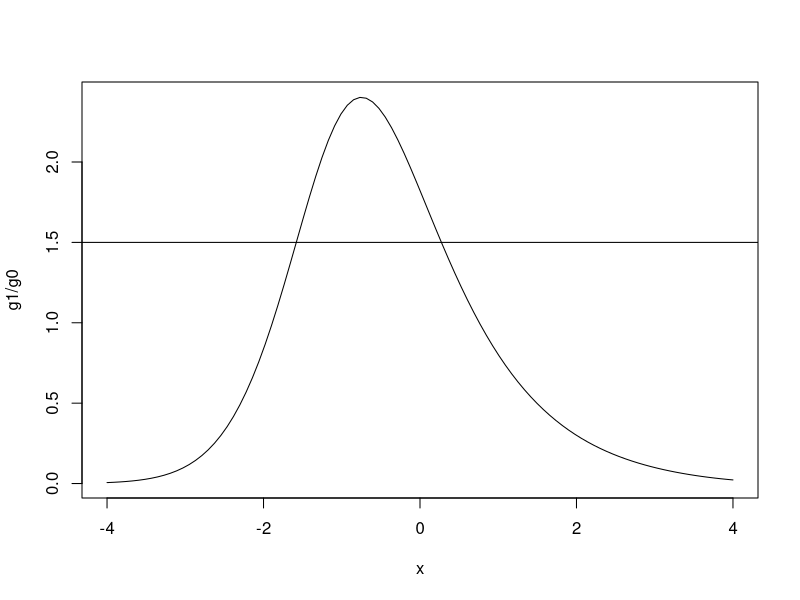
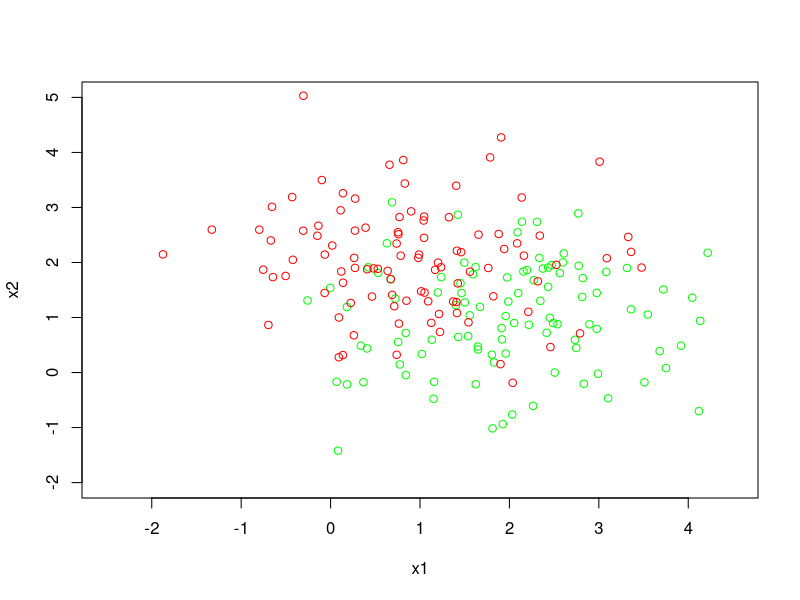
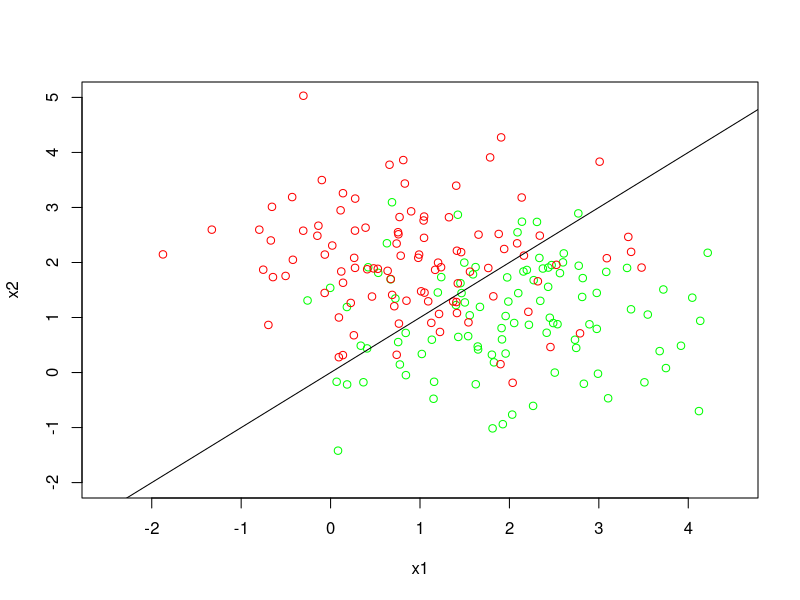

Source code (R) for these figures, in order:
## ---- chunk 1
knitr::opts_chunk$set(echo = TRUE)
## ---- chunk 2

## plotting the ratio of class densities and ratio of costs 
x<-seq(-4,4,length=100)
g1 = dnorm(x,0,1)
g0 = 0.65*dnorm(x,1,1) + 0.35*dnorm(x,-1,2)
plot(x,g1/g0,type="l")
abline(h=3/2)
## ---- chunk 3

#from above graph we can see first root is between -2 and 0 and other is between 0,2. We will use uniroot function twice between these respective intervals


f1<- function(x) 2*exp(-1/2*x^2) - 1.95*exp(-1/2*(x-1)^2) - 0.525*exp(-1/2*((x+1)/2)^2)

r1<-uniroot(f1,c(-2,0))
r2<-uniroot(f1,c(0,2))

print(c(r1$root,r2$root))


## ---- chunk 4
# (a)


 library(MASS)

 set.seed(2000)
 green<-mvrnorm(100,c(2,1),diag(2))
 green<-data.frame(green)
 red<-mvrnorm(100,c(1,2),diag(2))
 red<-data.frame(red)
 
# (b) 
 plot(green,col='green',xlab ='x1', ylab= 'x2',xlim = c(-2.5,4.5),ylim=c(-2,5))
 points(red,col='red')

#(c)
 set.seed(2014)
 green_test<-mvrnorm(500,c(2,1),diag(2))
 green_test<-data.frame(green_test)
 red_test<- mvrnorm(500,c(1,2),diag(2))
 red_test<-data.frame(red_test)
## ---- chunk 5

## Previous Plot
plot(green,col='green',xlab ='x1', ylab= 'x2',xlim = c(-2.5,4.5),ylim=c(-2,5))
points(red,col='red')


## Adding bayes boundary to the plot

abline(coef = c(0,1))
## ---- chunk 6
# Loss = false +ve error (x is less than 3/2 and is labeled as green) + false negative (when x is greater than  or equal to 3/2 and is labeled as red)

false_positive_train = length(green['X1'][green['X1']<green['X2']])
false_negative_train = length(red['X1'][red['X1']>=red['X2']])

total_train_error_rate = (false_positive_train+false_negative_train)/200

false_positive_test = length(green_test['X1'][green_test['X1']<green_test['X2']])
false_negative_test = length(red_test['X1'][red_test['X1']>=red_test['X2']])

total_test_error_rate = (false_positive_test+false_negative_test)/1000

print(c(total_train_error_rate,total_test_error_rate))


